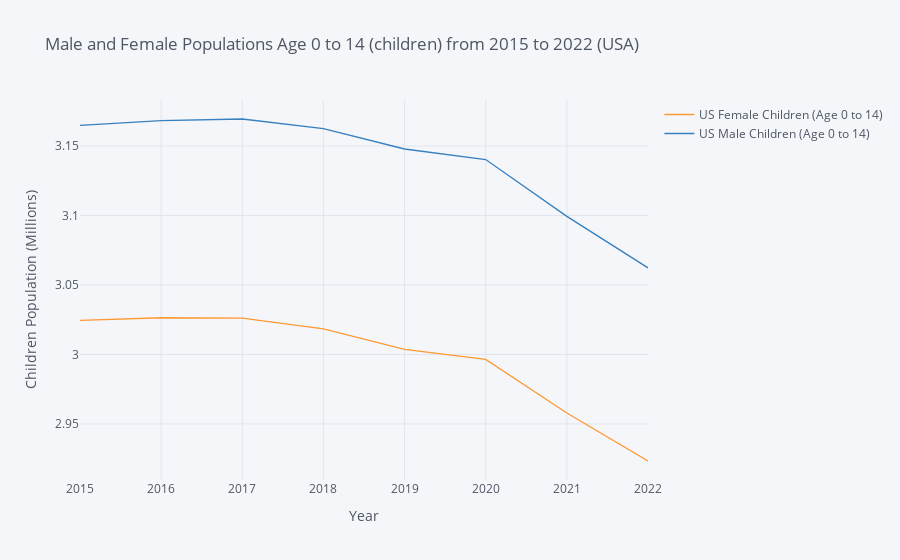

The code cell stored with this chart in its notebook:
### Markdown cell above
### **[C] Other Visualization Tools:**
### **_<u>Visualization I: Male and Female Populations Age 0 to 14 (children) from 2015 to 2022 (USA)_**

### Code cell
indicators_2 = {"SP.POP.0014.FE.IN": "US Female Children (Age 0 to 14)",
             "SP.POP.0014.MA.IN": "US Male Children (Age 0 to 14)"}


data_USA_1 = wbdata.get_dataframe(indicators_2, country=['USA'])


data_USA_1.reset_index(inplace=True)
selected_years = ["2015","2016","2017","2018",'2019', '2020', '2021', '2022']
data_USA_1 = data_USA_1[data_USA_1['date'].isin(selected_years)]
data_USA_1.set_index(['date'],inplace=True)
data_USA_1.sort_index(ascending=True, inplace=True)
data_USA_1['US Female Children (Age 0 to 14)'] = data_USA_1['US Female Children (Age 0 to 14)'] / 10000000
data_USA_1['US Male Children (Age 0 to 14)'] = data_USA_1['US Male Children (Age 0 to 14)'] / 10000000

data_USA_1.iplot(title = 'Male and Female Populations Age 0 to 14 (children) from 2015 to 2022 (USA)', xTitle = 'Year', yTitle = 'Children Population (Millions)')

### Figure 1 — Plotly figure (JSON) as saved in the notebook; plotly's stock layout.template omitted (floating-point values rounded to 4 significant figures)
{"data": [{"line": {"color": "rgba(255, 153, 51, 1.0)", "dash": "solid", "shape": "linear", "width": 1.3}, "mode": "lines", "name": "US Female Children (Age 0 to 14)", "text": "", "type": "scatter", "x": ["2015", "2016", "2017", "2018", "2019", "2020", "2021", "2022"], "y": [3.025, 3.026, 3.026, 3.018, 3.004, 2.996, 2.958, 2.923]}, {"line": {"color": "rgba(55, 128, 191, 1.0)", "dash": "solid", "shape": "linear", "width": 1.3}, "mode": "lines", "name": "US Male Children (Age 0 to 14)", "text": "", "type": "scatter", "x": ["2015", "2016", "2017", "2018", "2019", "2020", "2021", "2022"], "y": [3.165, 3.168, 3.169, 3.162, 3.148, 3.14, 3.099, 3.062]}], "layout": {"autosize": true, "legend": {"bgcolor": "#F5F6F9", "font": {"color": "#4D5663"}}, "paper_bgcolor": "#F5F6F9", "plot_bgcolor": "#F5F6F9", "title": {"font": {"color": "#4D5663"}, "text": "Male and Female Populations Age 0 to 14 (children) from 2015 to 2022 (USA)"}, "xaxis": {"autorange": true, "gridcolor": "#E1E5ED", "range": [0, 7], "showgrid": true, "tickfont": {"color": "#4D5663"}, "title": {"font": {"color": "#4D5663"}, "text": "Year"}, "type": "category", "zerolinecolor": "#E1E5ED"}, "yaxis": {"autorange": true, "gridcolor": "#E1E5ED", "range": [2.91, 3.183], "showgrid": true, "tickfont": {"color": "#4D5663"}, "title": {"font": {"color": "#4D5663"}, "text": "Children Population (Millions)"}, "type": "linear", "zerolinecolor": "#E1E5ED"}}}
